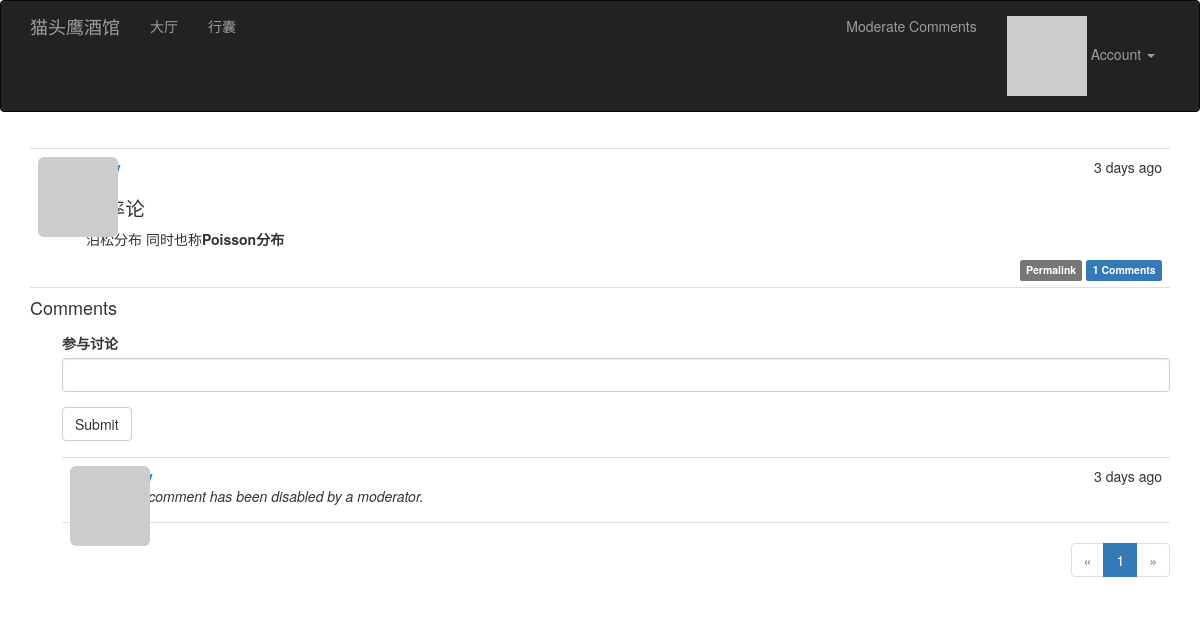
Screenshot of /post/1 (signed in) with the database file from the repository.
### app/models.py (models this page shows, shortened)
class Post(db.Model):
    __tablename__ = 'posts'
    id = db.Column(db.Integer, primary_key=True)
    body = db.Column(db.Text)
    body_html = db.Column(db.Text)
    timestamp = db.Column(db.DateTime, index=True, default=datetime.utcnow)
    author_id = db.Column(db.Integer, db.ForeignKey('users.id'))
    comments = db.relationship('Comment', backref='post', lazy='dynamic')

class Comment(db.Model):
    __tablename__ = 'comments'
    id = db.Column(db.Integer, primary_key=True)
    body = db.Column(db.Text)
    body_html = db.Column(db.Text)
    timestamp = db.Column(db.DateTime, index=True, default=datetime.utcnow)
    disabled = db.Column(db.Boolean)
    author_id = db.Column(db.Integer, db.ForeignKey('users.id'))
    post_id = db.Column(db.Integer, db.ForeignKey('posts.id'))

### app/main/views.py (the view, shortened to what this page needs)
@main.route('/post/<int:id>', methods=['GET', 'POST'])
def post(id):
    post = Post.query.get_or_404(id)
    form = CommentForm()
    page = request.args.get('page', 1, type=int)
    if page == -1:
        page = (post.comments.count() - 1) // \
            current_app.config['FLASKY_COMMENTS_PER_PAGE'] + 1
    pagination = post.comments.order_by(Comment.timestamp.asc()).paginate(
        page, per_page=current_app.config['FLASKY_COMMENTS_PER_PAGE'],
        error_out=False)
    comments = pagination.items
    return render_template('post.html', posts=[post], form=form,
                           comments=comments, pagination=pagination)

### app/main/forms.py
class CommentForm(FlaskForm):
    body = StringField('参与讨论', validators=[DataRequired()])
    submit = SubmitField('Submit')

### app/auth/views.py (called while the page is built)
@auth.before_app_request
def before_request():
    if current_user.is_authenticated:
        current_user.ping()
        if not current_user.confirmed \
                and request.endpoint \
                and request.blueprint != 'auth' \
                and request.endpoint != 'static':
            return redirect(url_for('auth.unconfirmed'))

### app/main/__init__.py (called while the page is built)
@main.app_context_processor
def inject_permissions():
    return dict(Permission=Permission)

### app/main/views.py (called while the page is built)
@main.after_app_request
def after_request(response):
    for query in get_debug_queries():
        if query.duration >= current_app.config['FLASKY_SLOW_DB_QUERY_TIME']:
            current_app.logger.warning(
                'Slow query: %s\nParameters: %s\nDuration: %fs\nContext: %s\n'
                % (query.statement, query.parameters, query.duration,
                   query.context))
    return response

### app/models.py (called while the page is built)
@login_manager.user_loader
def load_user(user_id):
    return User.query.get(int(user_id))

    def has_permission(self, perm):
        return self.permissions & perm == perm

    def can(self, perm):
        return self.role is not None and self.role.has_permission(perm)

    def is_administrator(self):
        return self.can(Permission.ADMIN)

    def ping(self):
        self.last_seen = datetime.utcnow()
        db.session.add(self)
        db.session.commit()

    def gravatar(self, size=100, default='identicon', rating='g'):
        url = 'https://secure.gravatar.com/avatar'
        hash = self.avatar_hash or self.gravatar_hash()
        return '{url}/{hash}?s={size}&d={default}&r={rating}'.format(
            url=url, hash=hash, size=size, default=default, rating=rating)

### app/templates/post.html (shortened to what this page needs)
{% extends "base.html" %}
{% import "bootstrap/wtf.html" as wtf %}
{% import "_macros.html" as macros %}
{% block page_content %}
{% include '_posts.html' %}
<h4 id="comments">Comments</h4>
{% if current_user.can(Permission.COMMENT) %}
<div class="comment-form">
    {{ wtf.quick_form(form) }}
</div>
{% endif %}
{% include '_comments.html' %}
{% if pagination %}
<div class="pagination">
    {{ macros.pagination_widget(pagination, '.post', fragment='#comments', id=posts[0].id) }}
</div>
{% endif %}
{% endblock %}

### app/templates/_posts.html (shortened to what this page needs)
<ul class="posts">
    {% for post in posts %}
    <li class="post">
        <div class="post-thumbnail">
            <a href="{{ url_for('.user', username=post.author.username) }}">
                <img class="img-rounded profile-thumbnail" src="{{ post.author.gravatar(size=40) }}">
            </a>
        </div>
        <div class="post-content">
            <div class="post-date">{{ moment(post.timestamp).fromNow() }}</div>
            <div class="post-author"><a href="{{ url_for('.user', username=post.author.username) }}">{{ post.author.username }}</a></div>
            <div class="post-body">
                {% if post.body_html %}
                    {{ post.body_html | safe }}
                {% else %}
                    {{ post.body }}
                {% endif %}
            </div>
            <div class="post-footer">
                <a href="{{ url_for('.post', id=post.id) }}">
                    <span class="label label-default">Permalink</span>
                </a>
                <a href="{{ url_for('.post', id=post.id) }}#comments">
                    <span class="label label-primary">{{ post.comments.count() }} Comments</span>
                </a>
            </div>
        </div>
    </li>
    {% endfor %}
</ul>

### app/templates/_comments.html (shortened to what this page needs)
<ul class="comments">
    {% for comment in comments %}
    <li class="comment">
        <div class="comment-thumbnail">
            <a href="{{ url_for('.user', username=comment.author.username) }}">
                <img class="img-rounded profile-thumbnail" src="{{ comment.author.gravatar(size=40) }}">
            </a>
        </div>
        <div class="comment-content">
            <div class="comment-date">{{ moment(comment.timestamp).fromNow() }}</div>
            <div class="comment-author"><a href="{{ url_for('.user', username=comment.author.username) }}">{{ comment.author.username }}</a></div>
            <div class="comment-body">
                {% if comment.disabled %}
                <p><i>This comment has been disabled by a moderator.</i></p>
                {% endif %}
            </div>
        </div>
    </li>
    {% endfor %}
</ul>

### app/templates/static/styles.css (style rules this page uses)
.profile-thumbnail { position: absolute; }
ul.posts { list-style-type: none; padding: 0px; margin: 16px 0px 0px 0px; border-top: 1px solid #e0e0e0; }
ul.posts li.post { padding: 8px; border-bottom: 1px solid #e0e0e0; }
div.post-date { float: right; }
div.post-author { font-weight: bold; }
div.post-thumbnail { position: absolute; }
div.post-content { margin-left: 48px; min-height: 48px; }
div.post-footer { text-align: right; }
ul.comments { list-style-type: none; padding: 0px; margin: 16px 0px 0px 0px; }
ul.comments li.comment { margin-left: 32px; padding: 8px; border-bottom: 1px solid #e0e0e0; }
ul.comments li.comment:nth-child(1) { border-top: 1px solid #e0e0e0; }
div.comment-date { float: right; }
div.comment-author { font-weight: bold; }
div.comment-thumbnail { position: absolute; }
div.comment-content { margin-left: 48px; min-height: 48px; }
div.comment-form { margin: 16px 0px 16px 32px; }
div.pagination { width: 100%; text-align: right; padding: 0px; margin: 0px; }
.post-body h1 { font-size: 140%; }

### rows the page displays
Post: timestamp "3 days ago", body_html "泊松分布 同时也称 Poisson分布", comments.count "1"
Comment: timestamp "3 days ago", shows "This comment has been disabled by a moderator."

### other values shown
{{ p }} "1"
